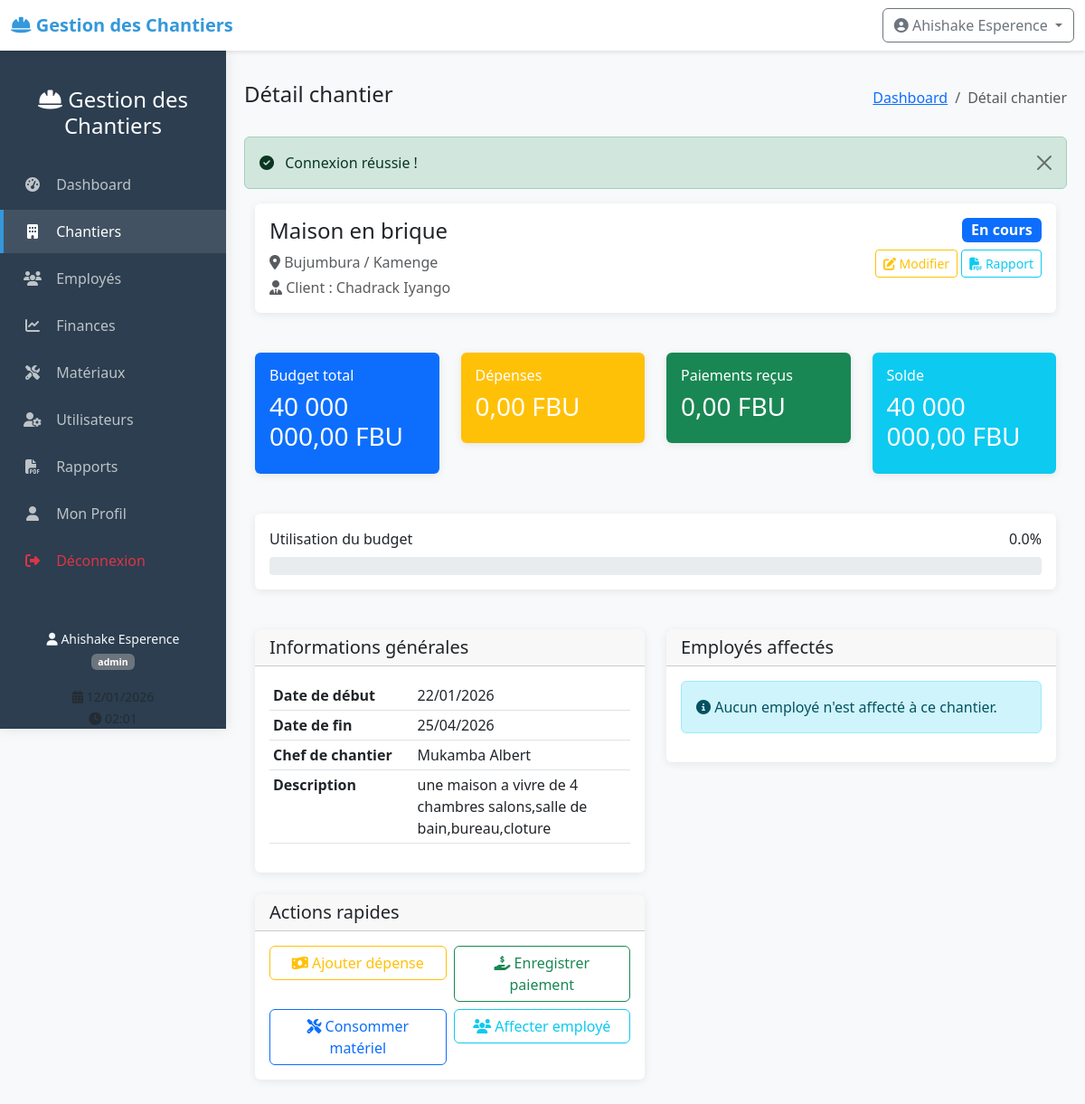
Screenshot of /index.php?controller=chantier&action=view&id=2 (signed in) with the database file from the repository.
### tables this page shows
CREATE TABLE chantiers (
    id INTEGER PRIMARY KEY AUTOINCREMENT,
    nom VARCHAR(200) NOT NULL,
    localisation TEXT NOT NULL,
    client VARCHAR(200) NOT NULL,
    budget_total DECIMAL(12,2) NOT NULL,
    date_debut DATE NOT NULL,
    date_fin DATE,
    statut VARCHAR(20) DEFAULT 'en_cours' CHECK(statut IN ('en_cours', 'suspendu', 'termine')),
    chef_chantier_id INTEGER,
    description TEXT,
    created_at DATETIME DEFAULT CURRENT_TIMESTAMP,
    updated_at DATETIME,
    FOREIGN KEY (chef_chantier_id) REFERENCES users(id)
);

CREATE TABLE users (
    id INTEGER PRIMARY KEY AUTOINCREMENT,
    username VARCHAR(50) UNIQUE NOT NULL,
    password VARCHAR(255) NOT NULL,
    nom VARCHAR(100) NOT NULL,
    prenom VARCHAR(100) NOT NULL,
    email VARCHAR(150) UNIQUE NOT NULL,
    role VARCHAR(20) NOT NULL CHECK(role IN ('admin', 'chef', 'comptable')),
    telephone VARCHAR(20),
    created_at DATETIME DEFAULT CURRENT_TIMESTAMP,
    last_login DATETIME,
    status BOOLEAN DEFAULT 1
);

### index.php (called while the page is built, shortened)
<?php
$controller = $_GET['controller'] ?? 'dashboard';
$action = $_GET['action'] ?? 'index';
$controllerInstance = new $controllerClass();
$id = $_GET['id'] ?? null;
if ($id !== null) {
    $data = $controllerInstance->$action($id);
} else {
    $data = $controllerInstance->$action();
}
$viewFolders = [
    'dashboard' => 'dashboard',
    'chantier' => 'chantiers',
    'employe' => 'employes',
    'materiau' => 'materiaux',
    'finance' => 'finances',
    'user' => 'users',
    'rapport' => 'repports'
];
$viewFolder = $viewFolders[$controller] ?? 'dashboard';
$viewFile = __DIR__ . '/views/' . $viewFolder . '/' . $action . '.php';
require_once $viewFile;

### models/Chantier.php (called while the page is built, shortened)
<?php
class Chantier {
    private $db;
    public function __construct() {
        $this->db = Database::getInstance()->getConnection();
    }
    public function getById($id) {
        $sql = "SELECT c.*, u.nom as chef_nom, u.prenom as chef_prenom
                FROM chantiers c
                LEFT JOIN users u ON c.chef_chantier_id = u.id
                WHERE c.id = :id";
        $stmt = $this->db->prepare($sql);
        $stmt->execute([':id' => $id]);
        return $stmt->fetch();
    }
}
?>

### config/database.php (called while the page is built, shortened)
<?php
class Database {
    private static $instance = null;
    private $connection;
    private function __construct() {
        try {
            $this->connection = new PDO('sqlite:' . dirname(__DIR__) . '/data/chantiers.db');
            $this->connection->setAttribute(PDO::ATTR_ERRMODE, PDO::ERRMODE_EXCEPTION);
            $this->connection->setAttribute(PDO::ATTR_DEFAULT_FETCH_MODE, PDO::FETCH_ASSOC);
            $this->connection->exec('PRAGMA foreign_keys = ON');
        } catch(PDOException $e) {
            die("Erreur de connexion : " . $e->getMessage());
        }
    }
    public static function getInstance() {
        if (self::$instance == null) {
            self::$instance = new Database();
        }
        return self::$instance;
    }
    public function getConnection() {
        return $this->connection;
    }
}
?>

### controllers/ChantierController.php (called while the page is built, shortened)
<?php
require_once __DIR__ . '/../models/Chantier.php';
class ChantierController {
    private $chantierModel;
    public function __construct() {
        $this->chantierModel = new Chantier();
    }
    public function view($id) {
        $chantier = $this->chantierModel->getById($id);
        $sql = "SELECT e.*, a.date_debut, a.date_fin
                FROM affectations a
                JOIN employes e ON a.employe_id = e.id
                WHERE a.chantier_id = :chantier_id
                ORDER BY a.date_debut DESC";
        $stmt = Database::getInstance()->getConnection()->prepare($sql);
        $stmt->execute([':chantier_id' => $id]);
        $employes = $stmt->fetchAll();
        $depenses = $this->chantierModel->getDepenses($id);
        $paiements = $this->chantierModel->getPaiements($id);
        $solde = $chantier['budget_total'] - $depenses;
        $pourcentage_utilisation = $chantier['budget_total'] > 0 ?
            ($depenses / $chantier['budget_total']) * 100 : 0;
        return [
            'chantier' => $chantier,
            'employes' => $employes,
            'depenses' => $depenses,
            'paiements' => $paiements,
            'solde' => $solde,
            'pourcentage_utilisation' => $pourcentage_utilisation
        ];
    }
}
?>

### views/chantiers/view.php (the view, shortened to what this page needs)
<?php
include __DIR__ . '/../../includes/header.php';
$data = $GLOBALS['data'] ?? [];
$chantier = $data['chantier'] ?? null;
$employes = $data['employes'] ?? [];
$depenses = $data['depenses'] ?? 0;
$paiements = $data['paiements'] ?? 0;
$solde = $data['solde'] ?? 0;
$pourcentage_utilisation = $data['pourcentage_utilisation'] ?? 0;
?>
<div class="container-fluid">
    <div class="row mb-4">
        <div class="col-12">
            <div class="card">
                <div class="card-body">
                    <div class="d-flex justify-content-between align-items-start">
                        <div>
                            <h4><?php echo htmlspecialchars($chantier['nom']); ?></h4>
                            <p class="text-muted mb-1">
                                <i class="fas fa-map-marker-alt"></i> <?php echo htmlspecialchars($chantier['localisation']); ?>
                            </p>
                            <p class="text-muted mb-0">
                                <i class="fas fa-user-tie"></i> Client : <?php echo htmlspecialchars($chantier['client']); ?>
                            </p>
                        </div>
                        <div class="text-end">
                            <span class="badge
                                <?php echo $chantier['statut'] == 'en_cours' ? 'bg-primary' :
                                       ($chantier['statut'] == 'termine' ? 'bg-success' : 'bg-warning'); ?> fs-6">
                                <?php echo ucfirst(str_replace('_', ' ', $chantier['statut'])); ?>
                            </span>
                            <div class="mt-2">
                                <a href="index.php?controller=chantier&action=edit&id=<?php echo $chantier['id']; ?>"
                                   class="btn btn-sm btn-outline-warning">
                                    <i class="fas fa-edit"></i> Modifier
                                </a>
                                <a href="index.php?controller=finance&action=rapport_chantier&id=<?php echo $chantier['id']; ?>"
                                   class="btn btn-sm btn-outline-info" target="_blank">
                                    <i class="fas fa-file-pdf"></i> Rapport
                                </a>
                            </div>
                        </div>
                    </div>
                </div>
            </div>
        </div>
    </div>
    <div class="row mb-4">
        <div class="col-md-3">
            <div class="card bg-primary text-white">
                <div class="card-body">
                    <h6 class="card-title">Budget total</h6>
                    <h3><?php echo number_format($chantier['budget_total'], 2, ',', ' '); ?> FBU</h3>
                </div>
            </div>
        </div>
        <div class="col-md-3">
            <div class="card bg-warning text-white">
                <div class="card-body">
                    <h6 class="card-title">Dépenses</h6>
                    <h3><?php echo number_format($depenses, 2, ',', ' '); ?> FBU</h3>
                </div>
            </div>
        </div>
        <div class="col-md-3">
            <div class="card bg-success text-white">
                <div class="card-body">
                    <h6 class="card-title">Paiements reçus</h6>
                    <h3><?php echo number_format($paiements, 2, ',', ' '); ?> FBU</h3>
                </div>
            </div>
        </div>
        <div class="col-md-3">
            <div class="card
                <?php echo $solde >= 0 ? 'bg-info' : 'bg-danger'; ?> text-white">
                <div class="card-body">
                    <h6 class="card-title">Solde</h6>
                    <h3><?php echo number_format($solde, 2, ',', ' '); ?> FBU</h3>
                </div>
            </div>
        </div>
    </div>
    <div class="row mb-4">
        <div class="col-12">
            <div class="card">
                <div class="card-body">
                    <div class="d-flex justify-content-between mb-2">
                        <span>Utilisation du budget</span>
                        <span><?php echo number_format($pourcentage_utilisation, 1); ?>%</span>
                    </div>
                    <div class="progress" style="height: 20px;">
                    </div>
                </div>
            </div>
        </div>
    </div>
    <div class="row">
        <div class="col-md-6">
            <div class="card mb-4">
                <div class="card-header">
                    <h5 class="card-title mb-0">Informations générales</h5>
                </div>
                <div class="card-body">
                    <table class="table table-sm">
                        <tr>
                            <td width="40%"><strong>Date de début</strong></td>
                            <td><?php echo date('d/m/Y', strtotime($chantier['date_debut'])); ?></td>
                        </tr>
                        <tr>
                            <td><strong>Date de fin</strong></td>
                            <td>
                                <?php echo $chantier['date_fin'] ?
                                    date('d/m/Y', strtotime($chantier['date_fin'])) :
                                    '<span class="text-muted">Non définie</span>'; ?>
                            </td>
                        </tr>
                        <tr>
                            <td><strong>Chef de chantier</strong></td>
                            <td>
                                <?php if ($chantier['chef_nom']): ?>
                                <?php echo htmlspecialchars($chantier['chef_prenom'] . ' ' . $chantier['chef_nom']); ?>
                                <?php else: ?>
                                <span class="text-muted">Non assigné</span>
                                <?php endif; ?>
                            </td>
                        </tr>
                        <tr>
                            <td><strong>Description</strong></td>
                            <td>
                                <?php echo $chantier['description'] ?
                                    nl2br(htmlspecialchars($chantier['description'])) :
                                    '<span class="text-muted">Aucune description</span>'; ?>
                            </td>
                        </tr>
                    </table>
                </div>
            </div>
            <div class="card">
                <div class="card-header">
                    <h5 class="card-title mb-0">Actions rapides</h5>
                </div>
                <div class="card-body">
                    <div class="row g-2">
                        <div class="col-6">
                            <a href="index.php?controller=finance&action=ajouter_depense"
                               class="btn btn-outline-warning w-100">
                                <i class="fas fa-money-bill-wave"></i> Ajouter dépense
                            </a>
                        </div>
                        <div class="col-6">
                            <a href="index.php?controller=finance&action=ajouter_paiement"
                               class="btn btn-outline-success w-100">
                                <i class="fas fa-hand-holding-usd"></i> Enregistrer paiement
                            </a>
                        </div>
                        <div class="col-6">
                            <a href="index.php?controller=materiau&action=consommer"
                               class="btn btn-outline-primary w-100">
                                <i class="fas fa-tools"></i> Consommer matériel
                            </a>
                        </div>
                        <div class="col-6">
                            <a href="index.php?controller=employe&action=index"
                               class="btn btn-outline-info w-100">
                                <i class="fas fa-users"></i> Affecter employé
                            </a>
                        </div>
                    </div>
                </div>
            </div>
        </div>
        <div class="col-md-6">
            <div class="card">
                <div class="card-header">
                    <h5 class="card-title mb-0">Employés affectés</h5>
                </div>
                <div class="card-body">
                    <?php if (empty($employes)): ?>
                    <div class="alert alert-info">
                        <i class="fas fa-info-circle"></i> Aucun employé n'est affecté à ce chantier.
                    </div>
                    <?php endif; ?>
                </div>
            </div>
        </div>
    </div>
</div>
<?php include __DIR__ . '/../../includes/footer.php'; ?>

### includes/header.php (style rules this page uses)
:root { --primary-color: #2c3e50; --secondary-color: #3498db; --success-color: #27ae60; --warning-color: #f39c12; --danger-color: #e74c3c; --light-color: #ecf0f1; --dark-color: #2c3e50; }
body { font-family: 'Segoe UI', Tahoma, Geneva, Verdana, sans-serif; background-color: #f8f9fa; min-height: 100vh; }
.card { border: none; box-shadow: 0 2px 10px rgba(0,0,0,0.08); transition: transform 0.3s; margin-bottom: 20px; }
.progress { height: 8px; border-radius: 4px; }

### rows the page displays
chantiers: nom "Maison en brique", localisation "Bujumbura / Kamenge", client "Chadrack Iyango", statut "En cours", budget_total "40 000 000,00", date_debut "22/01/2026", date_fin "25/04/2026", chef_chantier.nom "Mukamba Albert", description "une maison a vivre de 4 chambres salons,salle de bain,bureau,cloture"

### other values shown
APP_NAME "Gestion des Chantiers"
$_SESSION['nom_complet'] "Ahishake Esperence"
$_SESSION['role'] "admin"
$page_title "Détail chantier"
$_SESSION['success'] "Connexion réussie !"
$depenses "0,00"
$paiements "0,00"
$solde "40 000 000,00"
$pourcentage_utilisation "0.0"
